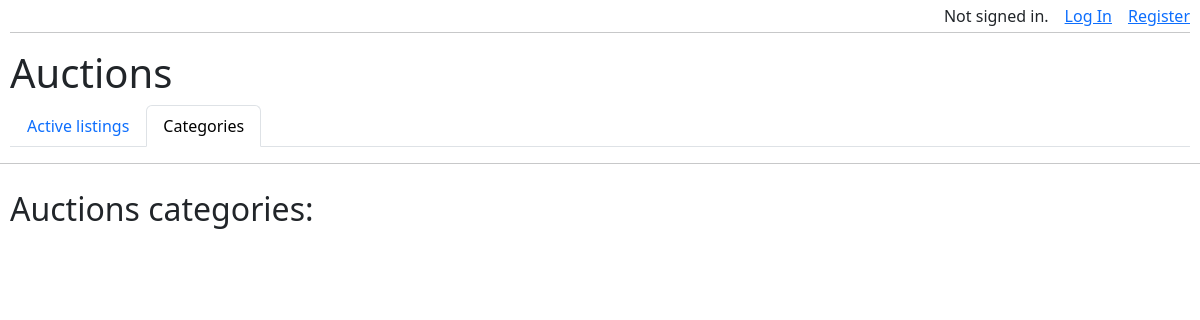
/categories, run on an earlier commit of the app's database.
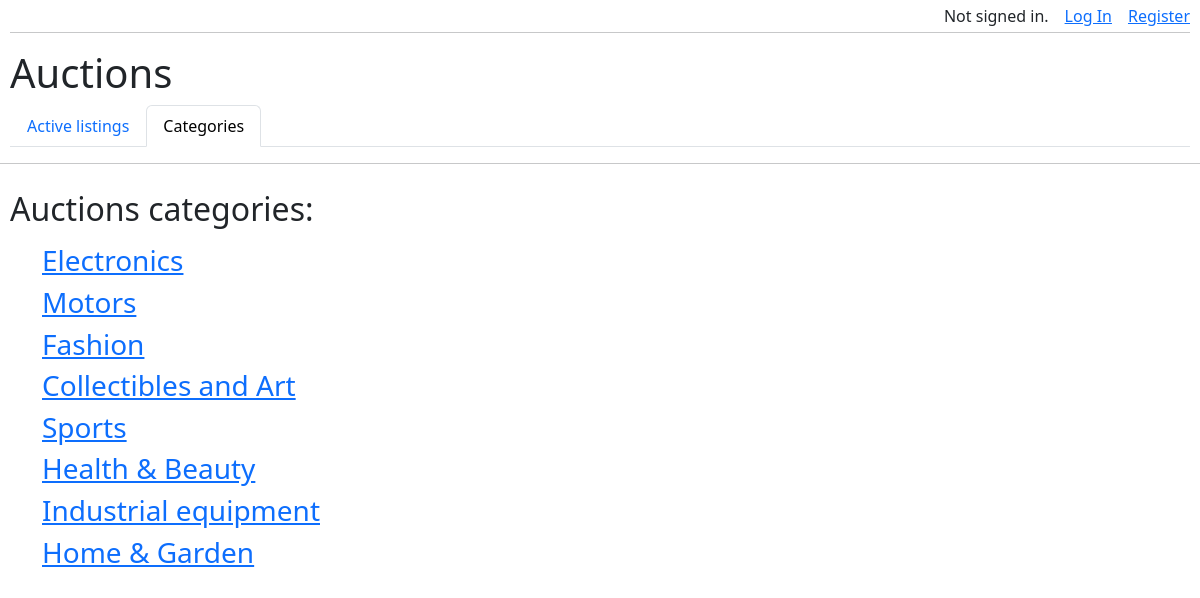
And on a later commit of the database.
### auctions/models.py (models this page shows, shortened)
class Category(models.Model):
    name = models.CharField(max_length=100, db_index=True, verbose_name='Name')
    slug = models.SlugField(max_length=100, db_index=True, unique=True, verbose_name='URL part (unique)')
    def get_absolute_url(self):
        return reverse('show_category', kwargs={'cat_slug': self.slug})
    class Meta:
        verbose_name_plural = 'Categories'
        verbose_name = 'Category'

### auctions/views.py (the view)
# urls.py: path("categories", views.categories, name='categories'),
def categories(request):
    categories = Category.objects.all()
    context = {
        'context_menu_pos': 2,
        'categories': categories,
    }
    return render(request, "auctions/categories.html", context)

### auctions/context_processor.py (called while the page is built)
def standard_interface(request):
    return {'menu': menu}

### auctions/templates/auctions/categories.html (shortened to what this page needs)
{% extends "auctions/layout.html" %}
{% block body %}
    <h2>Auctions categories:</h2>
    <div class="container mt-3">
    {% for category in categories %}
    <h3><a href="{{ category.get_absolute_url }}">{{ category.name }}</a></h3>
    {% endfor %}
    </div>
{% endblock %}

What changed in the data, as far as the page shows it:
added Category: name "Electronics"
added Category: name "Motors"
added Category: name "Fashion"
added Category: name "Collectibles and Art"
added Category: name "Sports"
added Category: name "Health & Beauty"
added Category: name "Industrial equipment"
added Category: name "Home & Garden"
